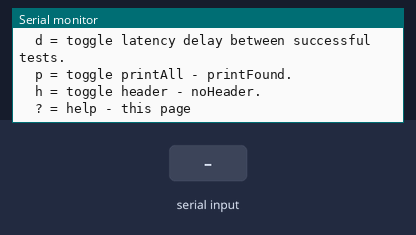
A sketch run on a simulated Arduino Uno, built with avr-gcc and run on an emulated ATmega328P. Parts: the last lines printed to the serial monitor. Inputs (shaded band) come from the test bench.

Above: at 1.2 s.
1.3 s: "s" received over Serial
2.8 s: "d" received over Serial
At 3.7 s:
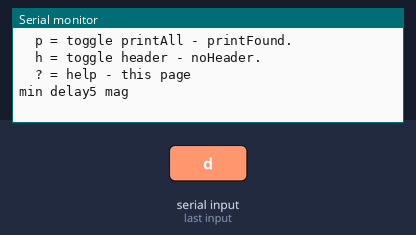
4.3 s: "h" received over Serial
At 4.9 s:
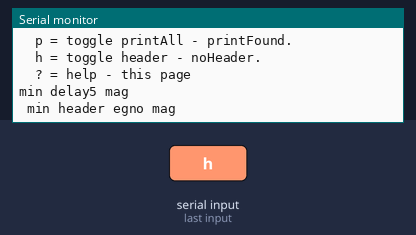
5.8 s: "p" received over Serial
At 7.0 s:
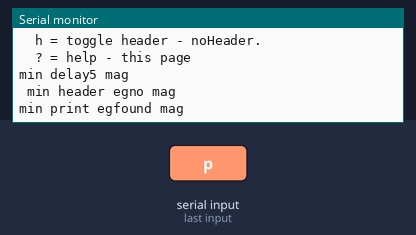
7.3 s: "h" received over Serial
At 8.4 s:
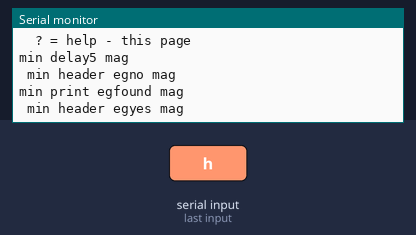
8.8 s: "p" received over Serial
At 9.5 s:
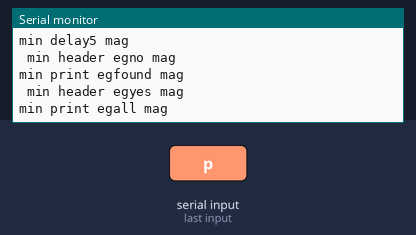

Measured:
- after the input at 5.8 s, the serial monitor: prints a new line at once (image 3)
- after the input at 7.3 s, the serial monitor: prints a new line at once (image 4)
- after the input at 8.8 s, the serial monitor: prints a new line at once (image 5)

The sketch:

i2c_multispeed_scanner.ino
```cpp
//
//    FILE: MultiSpeedI2CScanner.ino
//  AUTHOR: Rob Tillaart
// VERSION: 0.1.04
// PURPOSE: I2C scanner @different speeds
//    DATE: 2013-11-05
//     URL: http://forum.arduino.cc/index.php?topic=197360
//
// Released to the public domain
//

#include <Wire.h>
#include <Arduino.h>

// scans devices from 50 to 800KHz I2C speeds.
// lower than 50 is not possible
// DS3231 RTC works on 800 KHz. TWBR = 2; (?)
long speed[] = {
  50, 100, 200, 250, 400, 500, 800 };
const int speeds = sizeof(speed)/sizeof(speed[0]);

// DELAY BETWEEN TESTS
#define RESTORE_LATENCY  5    // for delay between tests of found devices.
bool delayFlag = false;

// MINIMIZE OUTPUT
bool printAll = true;
bool header = true;

// STATE MACHINE
enum states {
  STOP, ONCE, CONT, HELP };
states state = STOP;

uint32_t startScan;
uint32_t stopScan;

void setup()
{
  Serial.begin(115200);
  Wire.begin();
  displayHelp();
}


void loop()
{
  switch (getCommand())
  {
  case 's':
    state = ONCE;
    break;
  case 'c':
    state = CONT;
    break;
  case 'd':
    delayFlag = !delayFlag;
    Serial.print(F("min delay"));
    Serial.println(delayFlag?F("5 mag"):F("0 mag"));
    break;
  case 'e':
    // eeprom test TODO
    break;
  case 'h':
    header = !header;
    Serial.print(F(" min header eg"));
    Serial.println(header?F("yes mag"):F("no mag"));
    break;
  case '?':
    state = HELP;
    break;
  case 'p':
    printAll = !printAll;
    Serial.print(F("min print eg"));
    Serial.println(printAll?F("all mag"):F("found mag"));
    break;
  case 'q':
    state = HELP;
    break;
  default:
    break;
  }

  switch(state)
  {
  case ONCE:
    I2Cscan();
    state = HELP;
    break;
  case CONT:
    I2Cscan();
    delay(1000);
    break;
  case HELP:
    displayHelp();
    state = STOP;
    break;
  case STOP:
    break;
  default: // ignore all non commands
    break;
  }
}

char getCommand()
{
  char c = '\0';
  if (Serial.available())
  {
    c = Serial.read();
  }
  return c;
}

void displayHelp()
{
  Serial.println(F("\nArduino I2C Scanner - 0.1.03\n"));
  Serial.println(F("\ts = single scan"));
  Serial.println(F("\tc = continuous scan - 1 second delay"));
  Serial.println(F("\tq = quit continuous scan"));
  Serial.println(F("\td = toggle latency delay between successful tests."));
  Serial.println(F("\tp = toggle printAll - printFound."));
  Serial.println(F("\th = toggle header - noHeader."));
  Serial.println(F("\t? = help - this page"));
  Serial.println();
}


void I2Cscan()
{
  startScan = millis();
  uint8_t count = 0;

  if (header)
  {
    Serial.print(F("TIME\tDEC\tHEX\t"));
    for (uint8_t s = 0; s < speeds; s++)
    {
      Serial.print(F("\t"));
      Serial.print(speed[s]);
    }
    Serial.println(F("\t[KHz]"));
    for (uint8_t s = 0; s < speeds + 5; s++)
    {
      Serial.print(F("--------"));
    }
    Serial.println();
  }

  // TEST
  // 0.1.04: tests only address range 8..120
  // --------------------------------------------
  // Address	R/W Bit	Description
  // 0000 000   0	General call address
  // 0000 000   1	START byte
  // 0000 001   X	CBUS address
  // 0000 010   X	reserved - different bus format
  // 0000 011   X	reserved - future purposes
  // 0000 1XX   X	High Speed master code
  // 1111 1XX   X	reserved - future purposes
  // 1111 0XX   X	10-bit slave addressing
  for (uint8_t address = 8; address < 120; address++)
  {
    bool printLine = printAll;
    bool found[speeds];
    bool fnd = false;

    for (uint8_t s = 0; s < speeds ; s++)
    {
      TWBR = (F_CPU/(speed[s]*1000) - 16)/2;
      Wire.beginTransmission (address);
      found[s] = (Wire.endTransmission () == 0);
      fnd |= found[s];
      // give device 5 millis
      if (fnd && delayFlag) delay(RESTORE_LATENCY);
    }

    if (fnd) count++;
    printLine |= fnd;

    if (printLine)
    {
      Serial.print(millis());
      Serial.print(F("\t"));
      Serial.print(address, DEC);
      Serial.print(F("\t0x"));
      Serial.print(address, HEX);
      Serial.print(F("\t"));

      for (uint8_t s = 0; s < speeds ; s++)
      {
        Serial.print(F("\t"));
        Serial.print(found[s]? F("V"):F("."));
      }
      Serial.println();
    }
  }

  stopScan = millis();
  if (header)
  {
    Serial.println();
    Serial.print(count);
    Serial.print(F(" devices found in "));
    Serial.print(stopScan - startScan);
    Serial.println(F(" milliseconds."));
  }
}
```
